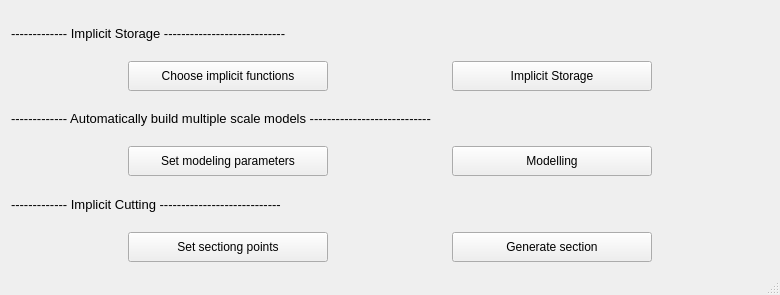
<?xml version="1.0" encoding="UTF-8"?>
<ui version="4.0">
 <class>ImplicitStorageClass</class>
 <widget class="QMainWindow" name="ImplicitStorageClass">
  <property name="geometry">
   <rect>
    <x>0</x>
    <y>0</y>
    <width>780</width>
    <height>295</height>
   </rect>
  </property>
  <property name="windowTitle">
   <string>ImplicitStorage</string>
  </property>
  <widget class="QWidget" name="centralWidget">
   <layout class="QGridLayout" name="gridLayout">
    <item row="0" column="0">
     <layout class="QVBoxLayout" name="verticalLayout">
      <item>
       <widget class="QLabel" name="label">
        <property name="font">
         <font>
          <pointsize>10</pointsize>
         </font>
        </property>
        <property name="text">
         <string>------------- Implicit Storage ----------------------------</string>
        </property>
       </widget>
      </item>
      <item>
       <layout class="QHBoxLayout" name="horizontalLayout">
        <item>
         <spacer name="horizontalSpacer_2">
          <property name="orientation">
           <enum>Qt::Horizontal</enum>
          </property>
          <property name="sizeHint" stdset="0">
           <size>
            <width>303</width>
            <height>20</height>
           </size>
          </property>
         </spacer>
        </item>
        <item>
         <widget class="QPushButton" name="chooseimplicitfunctions">
          <property name="minimumSize">
           <size>
            <width>200</width>
            <height>30</height>
           </size>
          </property>
          <property name="text">
           <string>Choose implicit functions</string>
          </property>
         </widget>
        </item>
        <item>
         <spacer name="horizontalSpacer_6">
          <property name="orientation">
           <enum>Qt::Horizontal</enum>
          </property>
          <property name="sizeHint" stdset="0">
           <size>
            <width>303</width>
            <height>20</height>
           </size>
          </property>
         </spacer>
        </item>
        <item>
         <widget class="QPushButton" name="StoragepushButton">
          <property name="minimumSize">
           <size>
            <width>200</width>
            <height>30</height>
           </size>
          </property>
          <property name="text">
           <string>Implicit Storage</string>
          </property>
         </widget>
        </item>
        <item>
         <spacer name="horizontalSpacer">
          <property name="orientation">
           <enum>Qt::Horizontal</enum>
          </property>
          <property name="sizeHint" stdset="0">
           <size>
            <width>303</width>
            <height>20</height>
           </size>
          </property>
         </spacer>
        </item>
       </layout>
      </item>
      <item>
       <widget class="QLabel" name="label_2">
        <property name="font">
         <font>
          <pointsize>10</pointsize>
         </font>
        </property>
        <property name="text">
         <string>------------- Automatically build multiple scale models ----------------------------</string>
        </property>
       </widget>
      </item>
      <item>
       <layout class="QHBoxLayout" name="horizontalLayout_2">
        <item>
         <spacer name="horizontalSpacer_4">
          <property name="orientation">
           <enum>Qt::Horizontal</enum>
          </property>
          <property name="sizeHint" stdset="0">
           <size>
            <width>303</width>
            <height>20</height>
           </size>
          </property>
         </spacer>
        </item>
        <item>
         <widget class="QPushButton" name="setmodellingparameters">
          <property name="minimumSize">
           <size>
            <width>200</width>
            <height>30</height>
           </size>
          </property>
          <property name="text">
           <string>Set modeling parameters</string>
          </property>
         </widget>
        </item>
        <item>
         <spacer name="horizontalSpacer_3">
          <property name="orientation">
           <enum>Qt::Horizontal</enum>
          </property>
          <property name="sizeHint" stdset="0">
           <size>
            <width>303</width>
            <height>20</height>
           </size>
          </property>
         </spacer>
        </item>
        <item>
         <widget class="QPushButton" name="modelling">
          <property name="minimumSize">
           <size>
            <width>200</width>
            <height>30</height>
           </size>
          </property>
          <property name="text">
           <string>Modelling</string>
          </property>
         </widget>
        </item>
        <item>
         <spacer name="horizontalSpacer_5">
          <property name="orientation">
           <enum>Qt::Horizontal</enum>
          </property>
          <property name="sizeHint" stdset="0">
           <size>
            <width>303</width>
            <height>20</height>
           </size>
          </property>
         </spacer>
        </item>
       </layout>
      </item>
      <item>
       <widget class="QLabel" name="label_3">
        <property name="font">
         <font>
          <pointsize>10</pointsize>
         </font>
        </property>
        <property name="text">
         <string>------------- Implicit Cutting ----------------------------</string>
        </property>
       </widget>
      </item>
      <item>
       <layout class="QHBoxLayout" name="horizontalLayout_3">
        <item>
         <spacer name="horizontalSpacer_9">
          <property name="orientation">
           <enum>Qt::Horizontal</enum>
          </property>
          <property name="sizeHint" stdset="0">
           <size>
            <width>303</width>
            <height>20</height>
           </size>
          </property>
         </spacer>
        </item>
        <item>
         <widget class="QPushButton" name="setsectiongparameters">
          <property name="minimumSize">
           <size>
            <width>200</width>
            <height>30</height>
           </size>
          </property>
          <property name="text">
           <string>Set sectiong points</string>
          </property>
         </widget>
        </item>
        <item>
         <spacer name="horizontalSpacer_8">
          <property name="orientation">
           <enum>Qt::Horizontal</enum>
          </property>
          <property name="sizeHint" stdset="0">
           <size>
            <width>303</width>
            <height>20</height>
           </size>
          </property>
         </spacer>
        </item>
        <item>
         <widget class="QPushButton" name="generatesection">
          <property name="minimumSize">
           <size>
            <width>200</width>
            <height>30</height>
           </size>
          </property>
          <property name="text">
           <string>Generate section</string>
          </property>
         </widget>
        </item>
        <item>
         <spacer name="horizontalSpacer_7">
          <property name="orientation">
           <enum>Qt::Horizontal</enum>
          </property>
          <property name="sizeHint" stdset="0">
           <size>
            <width>303</width>
            <height>20</height>
           </size>
          </property>
         </spacer>
        </item>
       </layout>
      </item>
     </layout>
    </item>
   </layout>
  </widget>
  <widget class="QMenuBar" name="menuBar">
   <property name="geometry">
    <rect>
     <x>0</x>
     <y>0</y>
     <width>780</width>
     <height>26</height>
    </rect>
   </property>
  </widget>
  <widget class="QStatusBar" name="statusBar"/>
 </widget>
 <layoutdefault spacing="6" margin="11"/>
 <resources>
  <include location="ImplicitStorage.qrc"/>
 </resources>
 <connections/>
</ui>
